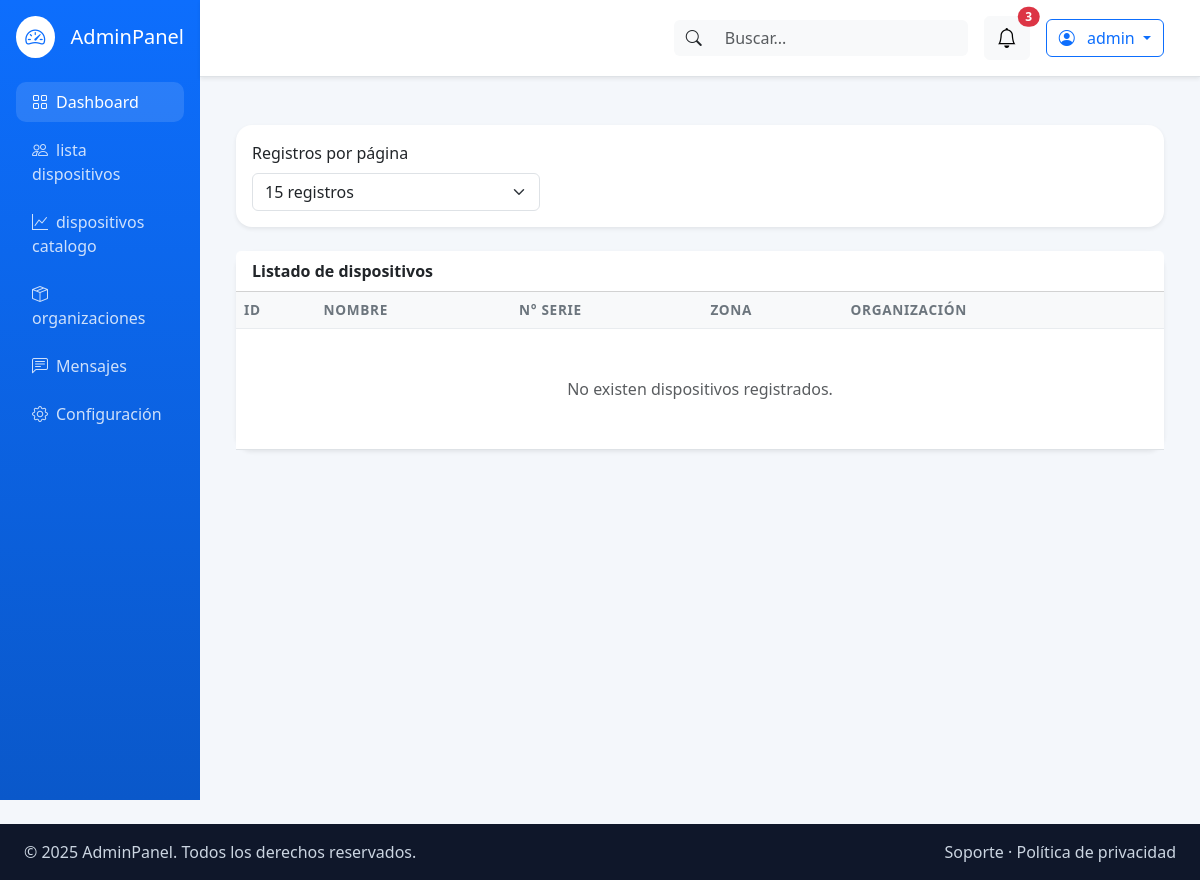
The app's page /devices/lista-dispositivos/ (signed in), older data.
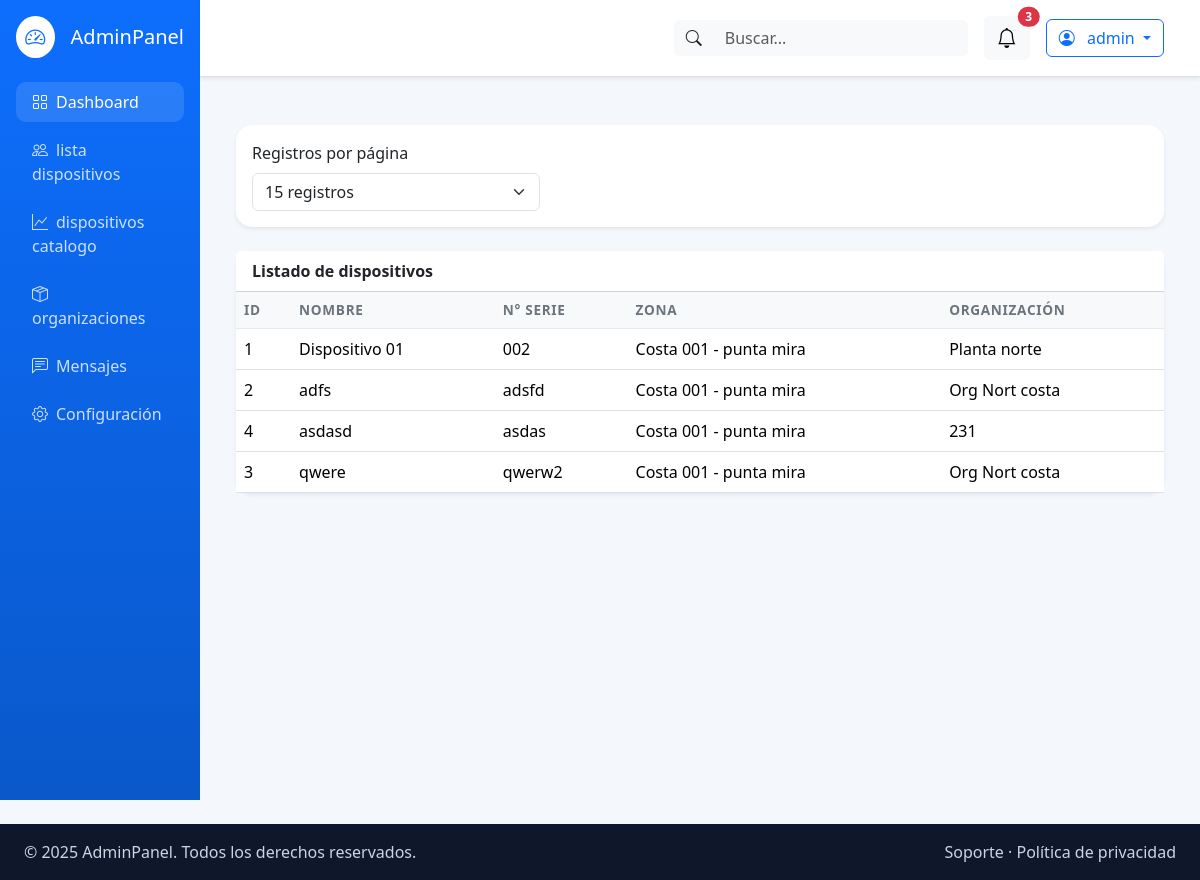
The same page, newer data.
### devices/models.py (models this page shows, shortened)
class Device(BaseModel):
    organization = models.ForeignKey(
        "organizations.Organization",
        on_delete=models.PROTECT,
        related_name="devices",
    )
    zone = models.ForeignKey(
        "organizations.Zone",
        on_delete=models.PROTECT,
        related_name="devices",
    )
    name = models.CharField(max_length=120)
    serial_number = models.CharField(max_length=80, unique=True)
    image = models.ImageField(
        upload_to="devices/%Y/%m/",
        blank=True,
    )
    manual = models.FileField(
        upload_to="devices/manuals/%Y/%m/",
        blank=True,
        validators=[FileExtensionValidator(["pdf"])],
    )

### organizations/models.py (models this page shows)
class Zone(BaseModel):
    organization = models.ForeignKey(
        Organization,
        on_delete=models.PROTECT,
        related_name="zones",
    )
    name = models.CharField(max_length=100)
    def __str__(self):
        return self.name

class Organization(BaseModel):
    name = models.CharField(max_length=150)
    tax_id = models.CharField(max_length=20, unique=True)
    is_active = models.BooleanField(default=True)
    class Meta:
        ordering = ["name"]
    def __str__(self):
        return self.name

### devices/views.py (the view, shortened to what this page needs)
@login_required
def device_list(request):
    raw_size = request.GET.get("page_size")
    page_size = request.session.get(
        "device_page_size",
        15,
    )
    queryset = get_scoped_devices(request)
    paginator = Paginator(queryset,page_size,)
    page_obj = paginator.get_page(request.GET.get("page"))
    return render(
        request,
        "devices/list.html",
        {
            "page_obj": page_obj,
            "page_size": page_size,
        },
    )

### devices/views.py (called while the page is built)
def get_scoped_devices(request):
    queryset = (
        Device.objects
        .filter(
            deleted_at__isnull=True,
        )
        .select_related(
            "organization",
            "zone",
        )
        .order_by("name")
    )
    if request.user.is_superuser:
        return queryset
    organization = request.user.profile.organization
    return queryset.filter(
        organization=organization
    )

### templates/devices/list.html (shortened to what this page needs)
{% extends "base_admin.html" %}
{% block content %}
<div class="container py-4">
    <div class="card shadow-sm mb-4">
        <div class="card-body">
            <form method="get" class="row g-3 align-items-end">
                <div class="col-md-4">
                    <label for="page_size" class="form-label">Registros por página</label>
                    <select name="page_size" id="page_size" class="form-select" onchange="this.form.submit()">
                        <option value="15" {% if page_size == 15 %}selected{% endif %}>15 registros</option>
                    </select>
                </div>
            </form>
        </div>
    </div>
    <div class="card shadow-sm">
        <div class="card-header bg-white"><strong>Listado de dispositivos</strong></div>
        <div class="card-body p-0">
            <div class="table-responsive">
                <table class="table table-hover align-middle mb-0">
                    <thead class="table-light">
                        <tr>
                            <th>ID</th>
                            <th>Nombre</th>
                            <th>N° Serie</th>
                            <th>Zona</th>
                            <th>Organización</th>
                        </tr>
                    </thead>
                    <tbody>
                        {% for device in page_obj %}
                            <tr>
                                <td>{{ device.id }}</td>
                                <td>{{ device.name }}</td>
                                <td>{{ device.serial_number }}</td>
                                <td>{{ device.zone }}</td>
                                <td>{{ device.organization }}</td>
                            </tr>
                        {% empty %}
                            <tr>
                                <td colspan="5" class="text-center py-5 text-muted">No existen dispositivos registrados.</td>
                            </tr>
                        {% endfor %}
                    </tbody>
                </table>
            </div>
        </div>
    </div>
</div>
{% endblock %}

Row changes from the older to the newer data that the page shows:
added Device: id "1", name "Dispositivo 01", serial_number "002", zone "Costa 001 - punta mira", organization "Planta norte"
added Device: id "2", name "adfs", serial_number "adsfd", zone "Costa 001 - punta mira", organization "Org Nort costa"
added Device: id "4", name "asdasd", serial_number "asdas", zone "Costa 001 - punta mira", organization "231"
added Device: id "3", name "qwere", serial_number "qwerw2", zone "Costa 001 - punta mira", organization "Org Nort costa"
Text that changed along with them:
text no longer shown: "No existen dispositivos registrados."
